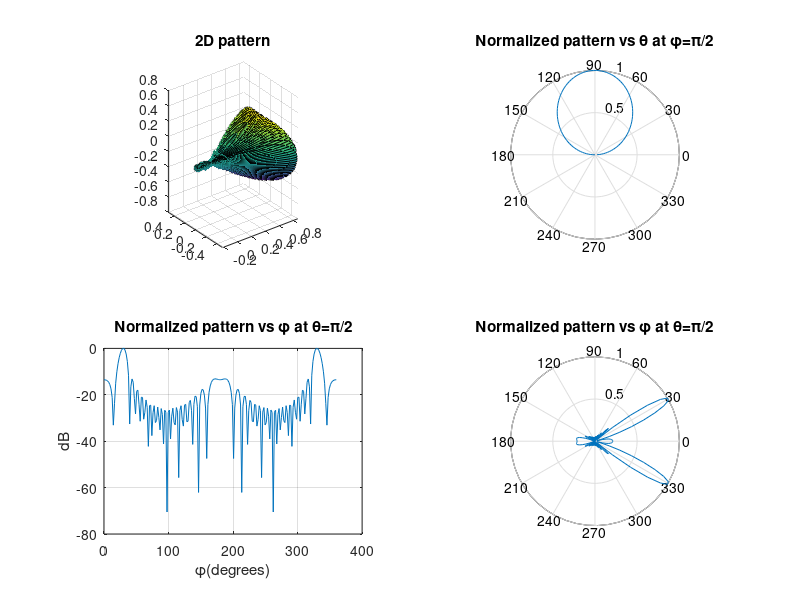

Write the MATLAB code that produced this figure.
N = 20;
f = 3*10^8; c = 3*10^8; lambda = c/f;
l = 0.25*lambda;
d = 0.5*lambda;
k = 2*pi/lambda;
phi_0 = pi/6;
xi = -k * d * cos(phi_0);
N_theta = 100; N_phi = 200;
% Plot 2D pattern (versus (\theta, \phi))
subplot(2,2,1)
[theta,phi] = meshgrid(0:pi./(N_theta-1):pi, 0:2*pi./(N_phi-1):2*pi);
psi = xi + k*d*sin(theta).*cos(phi);
A = 1/N*abs(sin(N*psi/2))./abs(sin(psi/2));
F = (abs(((cos(k*l*cos(theta))-cos(k*l))./sin(theta))));
E_mag = A.*F; % Coefficients irelevant to (\theta,\phi) are ignored
XD = E_mag.*sin(theta).*cos(phi);
YD = E_mag.*sin(theta).*sin(phi);
ZD = E_mag.*cos(theta);
surf(XD,YD,ZD);
title('2D pattern'); axis image; rotate3d on;
% Plot 1D pattern versus \theta with \phi=pi/2
subplot(2,2,2)
phi = pi/2;
theta = [0:pi/(N_theta-1):pi];
psi = xi + k*d*sin(theta).*cos(phi);
A = 1/N*abs(sin(N*psi/2))./abs(sin(psi/2));
F = (abs(((cos(k*l*cos(theta))-cos(k*l))./sin(theta))));
E_mag = A.*F;
polar(theta, E_mag/max(E_mag))
title('Normalized pattern vs \theta at \phi=\pi/2')
% Plot 1D pattern versus \phi with \theta=pi/2(H-plane)
subplot(2,2,3)
theta = pi/2;
phi=[0:2*pi/( N_phi-1):2*pi];
psi = xi + k*d*sin(theta).*cos(phi);
A = 1/N*abs(sin(N*psi/2))./abs(sin(psi/2));
F = (abs(((cos(k*l*cos(theta))-cos(k*l))./sin(theta))));
E_mag = A.*F;
plot(phi/pi*180, 20*log10(E_mag/max(E_mag)))
title('Normalized pattern vs \phi at \theta=\pi/2'); grid on;
xlabel('\phi(degrees)'); ylabel('dB')

% Polar plot 1D pattern versus \phi with \theta=pi/2
subplot(2,2,4)
polar(phi, E_mag/max(E_mag))
title('Normalized pattern vs \phi at \theta=\pi/2')